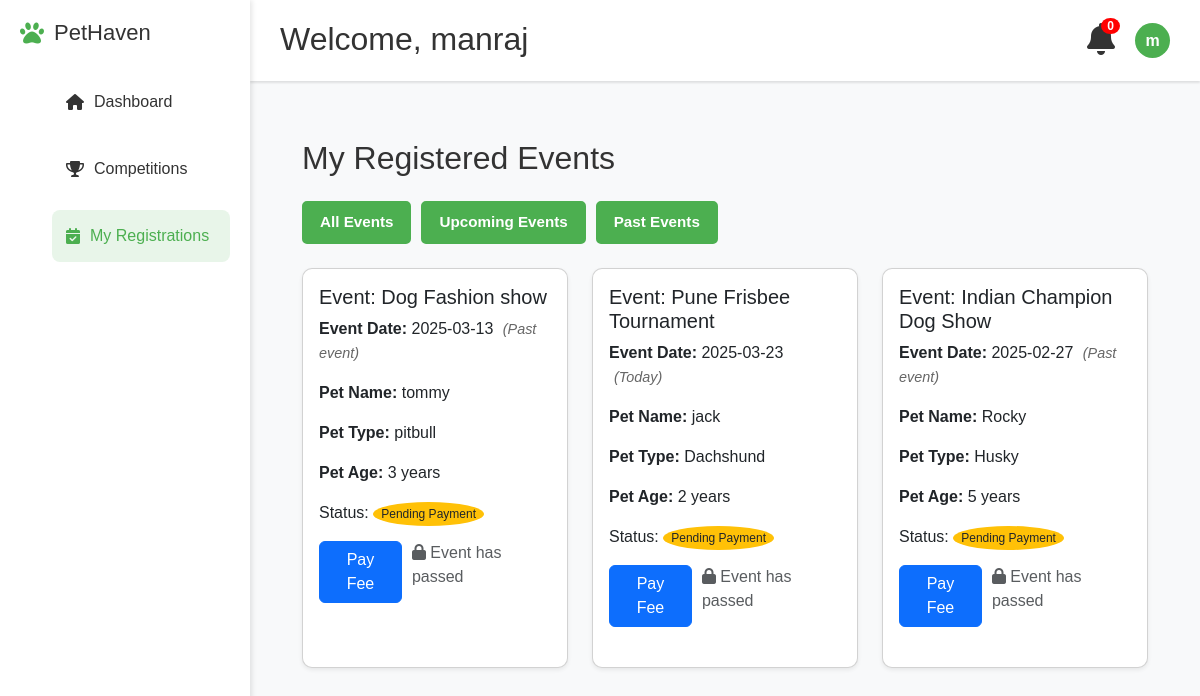
Page /registrations (signed in) on the earlier database version.
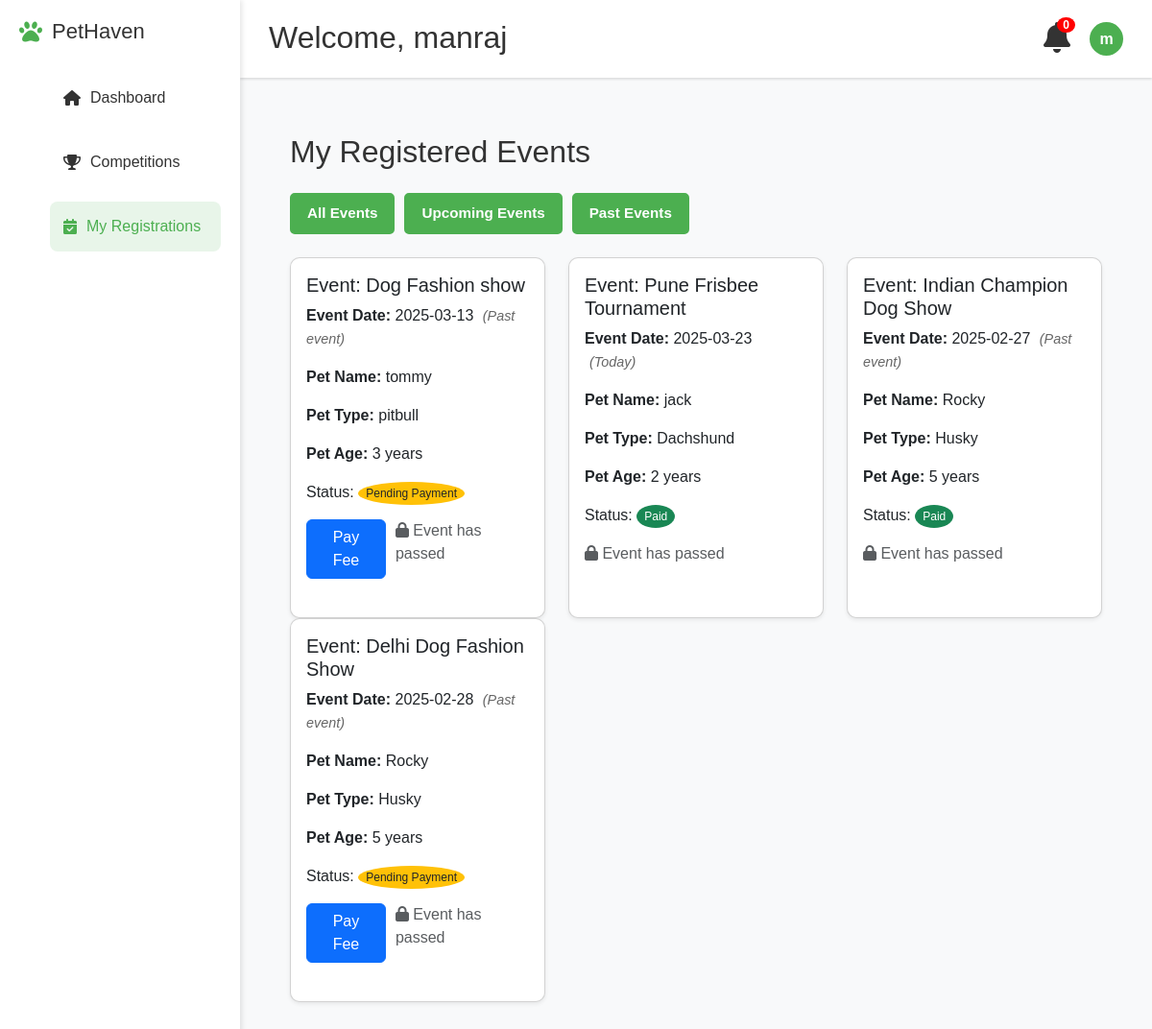
Same page on the later database version.
### models.py (models this page shows)
class User(db.Model, UserMixin):
    id = db.Column(db.Integer, primary_key=True)
    username = db.Column(db.String(100), unique=True, nullable=False)
    email = db.Column(db.String(120), unique=True, nullable=False)
    password = db.Column(db.String(60), nullable=False)
    is_admin = db.Column(db.Boolean, default=False)

class Registration(db.Model):
    id = db.Column(db.Integer, primary_key=True)
    user_id = db.Column(db.Integer, db.ForeignKey('user.id'), nullable=False)
    event_id = db.Column(db.Integer, db.ForeignKey('event.id'), nullable=False)
    pet_name = db.Column(db.String(100), nullable=False)
    pet_type = db.Column(db.String(100), nullable=False)
    pet_age=db.Column(db.Integer,nullable=False)
    paid = db.Column(db.Boolean, default=False)
    event = db.relationship('Event', backref=db.backref('registrations', lazy=True))

class Event(db.Model):
    id = db.Column(db.Integer, primary_key=True)
    title = db.Column(db.String(200), nullable=False)
    description = db.Column(db.Text, nullable=False)
    date = db.Column(db.String(50), nullable=False)
    location=db.Column(db.String(250),nullable=False)
    prizes=db.Column(db.String(200),nullable=False)
    eligibility=db.Column(db.String(250),nullable=False)
    fee = db.Column(db.Float, default=500)
    image_filename = db.Column(db.String(200), nullable=False, default="default.jpg")

### app.py (the view)
@app.route('/registrations')
@login_required
def registrations():
    registered_events = db.session.query(Registration, Event).join(Event, Registration.event_id == Event.id).filter(Registration.user_id == current_user.id).all()
    current_date = datetime.now().date()
    processed_events = []
    for reg, event in registered_events:
        event_date = datetime.strptime(event.date, '%Y-%m-%d').date()
        can_edit = event_date > current_date
        processed_events.append((reg, event, can_edit))
    return render_template("registrations.html", registered_events=processed_events)

### app.py (called while the page is built)
@login_manager.user_loader
def load_user(user_id):
    return User.query.get(int(user_id))

### templates/registrations.html (shortened to what this page needs)
{% extends "base.html" %}
{% block content %}
<div class="container mt-4">
    <h2 class="mb-4">My Registered Events</h2>
    <div class="filter-buttons mb-4">
        <button class="filter-btn active" data-filter="all">All Events</button>
        <button class="filter-btn" data-filter="upcoming">Upcoming Events</button>
        <button class="filter-btn" data-filter="past">Past Events</button>
    </div>
    {% if registered_events %}
        <div class="row" id="events-container">
            {% for reg, event, can_edit in registered_events %}
                <div class="col-md-4 event-item" data-date="{{ event.date }}">
                    <div class="card shadow-sm mb-4">
                        <div class="card-body">
                            <h5 class="card-title">Event: {{ event.title }}</h5>
                            <p class="card-text">
                                <strong>Event Date:</strong> {{ event.date }}
                                <span class="relative-date" data-event-date="{{ event.date }}"></span>
                            </p>
                            <p class="card-text"><strong>Pet Name:</strong> {{ reg.pet_name }}</p>
                            <p class="card-text"><strong>Pet Type:</strong> {{ reg.pet_type }}</p>
                            <p class="card-text"><strong>Pet Age:</strong> {{ reg.pet_age }} years</p>
                            <p class="card-text">
                                <stron class="me-2">Status:</strong>
                                {% if reg.paid %}
                                    <span class="badge-pill bg-success">Paid</span>
                                {% else %}
                                    <span class=" badge-pill bg-warning text-dark">Pending Payment</span>
                                {% endif %}
                            </p>
                            <div class="button-group" style="display: flex; gap: 10px; margin-top: 15px;">
                                {% if not reg.paid %}
                                    <a href="{{ url_for('pay_fee', registration_id=reg.id) }}" class="btn btn-primary">Pay Fee</a>
                                {% endif %}
                                {% if can_edit %}
                                    <a href="{{ url_for('edit_registration', registration_id=reg.id) }}" class="btn btn-secondary">
                                        <i class="fas fa-edit"></i> Edit Details
                                    </a>
                                {% else %}
                                    <span class="text-muted"><i class="fas fa-lock"></i> Event has passed</span>
                                {% endif %}
                            </div>
                        </div>
                    </div>
                </div>
            {% endfor %}
        </div>
    {% else %}
        <p>No registrations found.</p>
    {% endif %}
</div>
{% endblock %}

### templates/base.html (shortened to what this page needs)
<!DOCTYPE html>
<html lang="en">
<head>
    <link rel="stylesheet" href="https://cdnjs.cloudflare.com/ajax/libs/font-awesome/6.0.0/css/all.min.css">
    <link href="https://cdn.jsdelivr.net/npm/bootstrap@5.3.0/dist/css/bootstrap.min.css" rel="stylesheet">
    <link rel="stylesheet" href="{{ url_for('static', filename='css/style.css') }}">
</head>
<body>
    {% if current_user.is_authenticated %}
        <div class="navbar" id="navbar">
            <h2>Welcome, {{ current_user.username }}</h2>
            <div class="nav-right">
                <div class="notification">
                    <i class="fas fa-bell fa-2x"></i>
                    <span class="badge">0</span>
                </div>
                <div class="profile-dropdown">
                    <div class="profile" onclick="toggleDropdown()">
                        <div class="profile-pic">{{ current_user.username[0] }}</div>
                    </div>
                </div>
            </div>
            </div>
            <div class="sidebar" id="sidebar">
                <div class="logo">
                    <i class="fas fa-paw"></i>
                    <h2>PetHaven</h2>
                </div>
                <ul class="nav-menu">
                    <li class="nav-item {% if request.endpoint == 'dashboard' %}active{% endif %}">
                        <a href="{{ url_for('dashboard') }}"><i class="fas fa-home"></i> Dashboard</a>
                    </li>
                    <li class="nav-item {% if request.endpoint == 'competitions' %}active{% endif %}">
                        <a href="{{ url_for('competitions') }}"><i class="fas fa-trophy"></i> Competitions</a>
                    </li>
                    <li class="nav-item {% if request.endpoint == 'registrations' %}active{% endif %}">
                        <a href="{{ url_for('registrations') }}"><i class="fas fa-calendar-check"></i> My Registrations</a>
                    </li>
                </ul>
            </div>
    {% endif %}
    <div class="main-content">
        {% block content %}{% endblock %}
    </div>
</body>
</html>

### static/css/style.css (style rules this page uses)
body { font-family: 'Poppins', Arial, sans-serif; margin: 0px; padding: 0; margin-top: 75px; background-color: #f8f9fa; height: 100vh; color: #333; }
.card { background: white; border-radius: 12px; overflow: hidden; box-shadow: 0 4px 6px rgba(0, 0, 0, 0.1); transition: transform 0.3s ease, box-shadow 0.3s ease; height: 100%; display: flex; flex-direction: column; }
.view-btn, .auth-btn, .filter-btn, .payment-btn { padding: 10px 20px; border-radius: 8px; font-weight: 600; text-align: center; transition: all 0.3s ease; border: none; cursor: pointer; font-size: 0.95rem; text-decoration: none; }
.sidebar { position: fixed; left: 0; top: 0; height: 100%; width: 250px; background: white; box-shadow: 2px 0 5px rgba(0,0,0,0.1); padding: 20px; z-index: 990; transform: translateX(0); transition: transform 0.3s ease-in-out; }
.logo { display: flex; align-items: center; gap: 10px; margin-bottom: 30px; }
.logo i { color: #4CAF50; font-size: 24px; }
.logo h2 { font-size: 22px; margin: 0; }
.nav-menu { list-style: none; }
.nav-item { margin: 15px 0; padding: 12px; border-radius: 8px; cursor: pointer; }
.nav-item a { text-decoration: none; color: inherit; display: flex; align-items: center; width: 100%; padding: 2px; background-color: none; }
.nav-item i { margin-right: 10px; }
.nav-item.active a { background: #e8f5e9; color: #4CAF50; }
.nav-item.active { background: #e8f5e9; color: #4CAF50; }
.navbar { position: fixed; left: 250px; top: 0; width: calc(100% - 250px); display: flex; align-items: center; background: white; padding: 15px 30px; z-index: 100; box-shadow: 0 2px 2px rgba(0,0,0,0.1); transition: left 0.3s ease-in-out, width 0.3s ease-in-out; }
.navbar h2 { flex: 1; padding-top: 5px; text-align: start; }
.nav-right { display: flex; align-items: center; gap: 20px; }
.notification { position: relative; cursor: pointer; }
.badge { position: absolute; top: -5px; right: -5px; background: red; color: white; padding: 2px 6px; border-radius: 50%; font-size: 12px; }
.badge-pill { color: white; padding: 5px 8px; border-radius: 50%; font-size: 12px; }
.profile { display: flex; align-items: center; gap: 10px; }
.profile-pic { width: 35px; height: 35px; border-radius: 50%; background: #4CAF50; display: flex; align-items: center; justify-content: center; color: white; font-weight: bold; }
.main-content { margin-left: 250px; padding: 40px; z-index: 10000; min-width: 500px; width: calc(100% - 250px); }
.card { background: white; border-radius: 10px; overflow: hidden; box-shadow: 0 2px 5px rgba(0,0,0,0.1); cursor: pointer; transition: transform 0.3s, box-shadow 0.3s; }
.profile-dropdown { position: relative; cursor: pointer; }
.profile { display: flex; align-items: center; gap: 10px; cursor: pointer; }
.filter-btn { padding: 10px 20px; border: none; border-radius: 5px; cursor: pointer; font-weight: bold; transition: all 0.3s ease; }
.filter-btn:not(.reset) { background: #4CAF50; color: white; }
.relative-date { font-size: 0.9em; color: #666; font-style: italic; margin-left: 5px; }

### templates/registrations.html (style rules this page uses)
.filter-buttons { display: flex; gap: 10px; margin-bottom: 20px; }
.filter-btn { padding: 8px 16px; border: 2px solid #4CAF50; background: white; color: #4CAF50; border-radius: 5px; cursor: pointer; transition: all 0.3s ease; }
.filter-btn.active { background: #4CAF50; color: white; }
.relative-date { font-size: 0.9em; color: #666; font-style: italic; margin-left: 5px; }

Differences in the rows shown:
changed Registration "jack": paid "Pending Payment Pay Fee" → "Paid"
changed Registration "Indian Champion Dog Show": paid "Pending Payment Pay Fee" → "Paid"
added Registration: title "Delhi Dog Fashion Show", date "2025-02-28", pet_name "Rocky", pet_type "Husky", pet_age "5", paid "Pending Payment"
